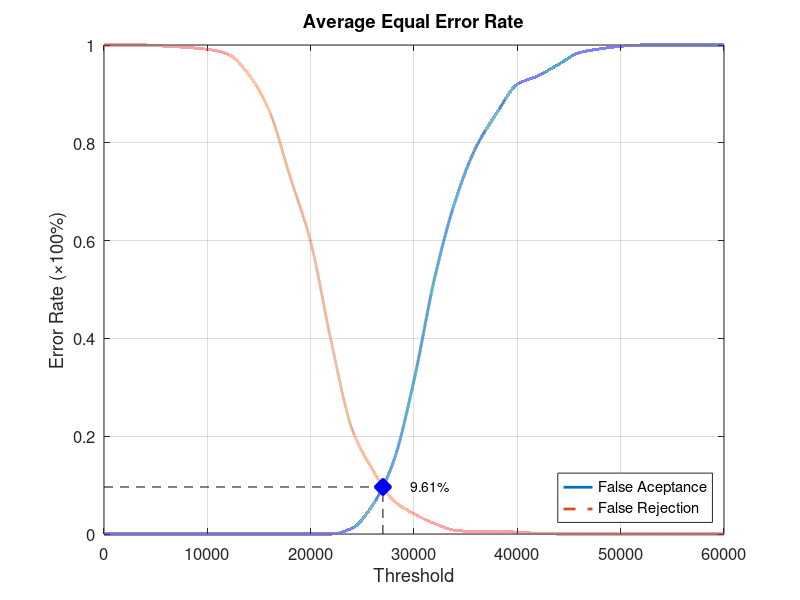
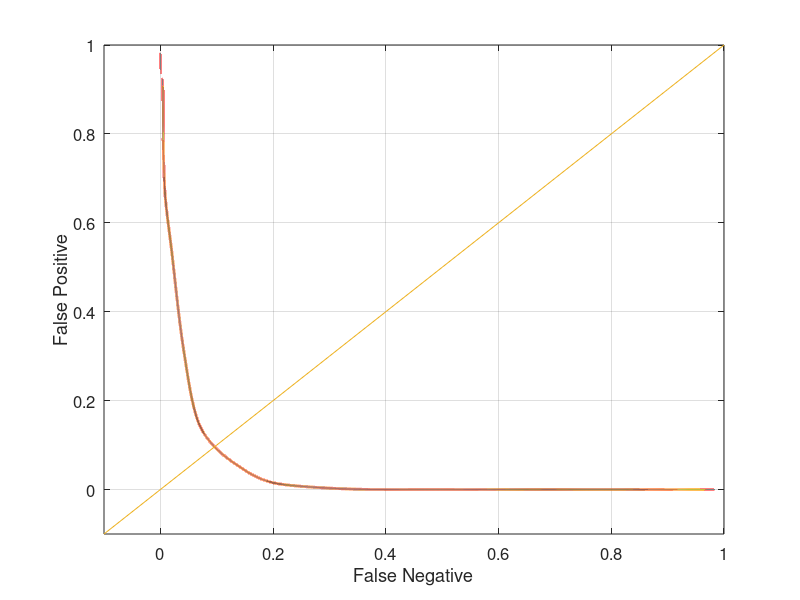

The MATLAB source for these figures, in order:
function yEER = Experiment2Average
close all;
clear;
clc;
x = 0:2000:60000;
xq = 0:0.5:60000;

y0 = [0 0 0 0 0 0 0 0 0 0 0 0 0.0118421 0.0592105 0.147368 0.314474 0.523684 0.681579 0.790789 0.860526 0.919737 0.936842 0.960526 0.984211 0.992105 0.997368 1 1 1 1 1];
yy0 = interp1(x, y0, xq, 'pchip');
y1 = [1 1 1 0.9975 0.995 0.99125 0.98125 0.94 0.865 0.73125 0.5975 0.3925 0.215 0.13125 0.06875 0.04125 0.02125 0.0075 0.005 0.005 0.00375 0.00125 0 0 0 0 0 0 0 0 0];
yy1 = interp1(x, y1, xq, 'pchip');

% Calculating EER: 
y2 = abs(y0 - y1);
find(y2 == min(y2))
yy2 = abs(yy0 - yy1);
xEER = find(yy2 == min(yy2));
xEERIndex = xq(xEER) % X-axis EER
yEER = yy0(xEER) % Y-axis EER

main = figure
plot(xq, yy0,'-','LineWidth', 2);	hold on
plot(xq, yy1,'--','LineWidth', 2);	hold on
plot([xEERIndex xEERIndex], [0 yEER], 'k--');	hold on
plot([0 xEERIndex], [yEER yEER], 'k--');	hold on
plot(xEERIndex, yEER, 'bx', 'LineWidth', 10);	hold on
text(xEERIndex + 10 * xEERIndex / 100, yEER, [num2str(round((10000 * yEER)) / 100) '%'])
legend('False Aceptance', 'False Rejection', 'Location', 'SouthEast')
xlabel('Threshold')
ylabel('Error Rate (\times100%)')
title('Average Equal Error Rate')
set(gca, 'FontSize', 12)
axis([0 60000 0 1])
grid on

print(main, 'Experiment2AverageMain', '-dpng');
FNRxFPR = figure('Color', [1 1 1]);
plot(yy1, yy0, '-', yy1, yy0, 'LineWidth', 2);
hold on
y = -0.1:0.1:1
plot(y, y); 
set(gca, 'FontSize', 12)
xlabel('False Negative')
ylabel('False Positive')
axis([-0.1 1 -0.1 1])
set(gca, 'FontSize', 12)
grid on

print(FNRxFPR, 'Experiment2AverageFNRxFPR','-dpng');
end
